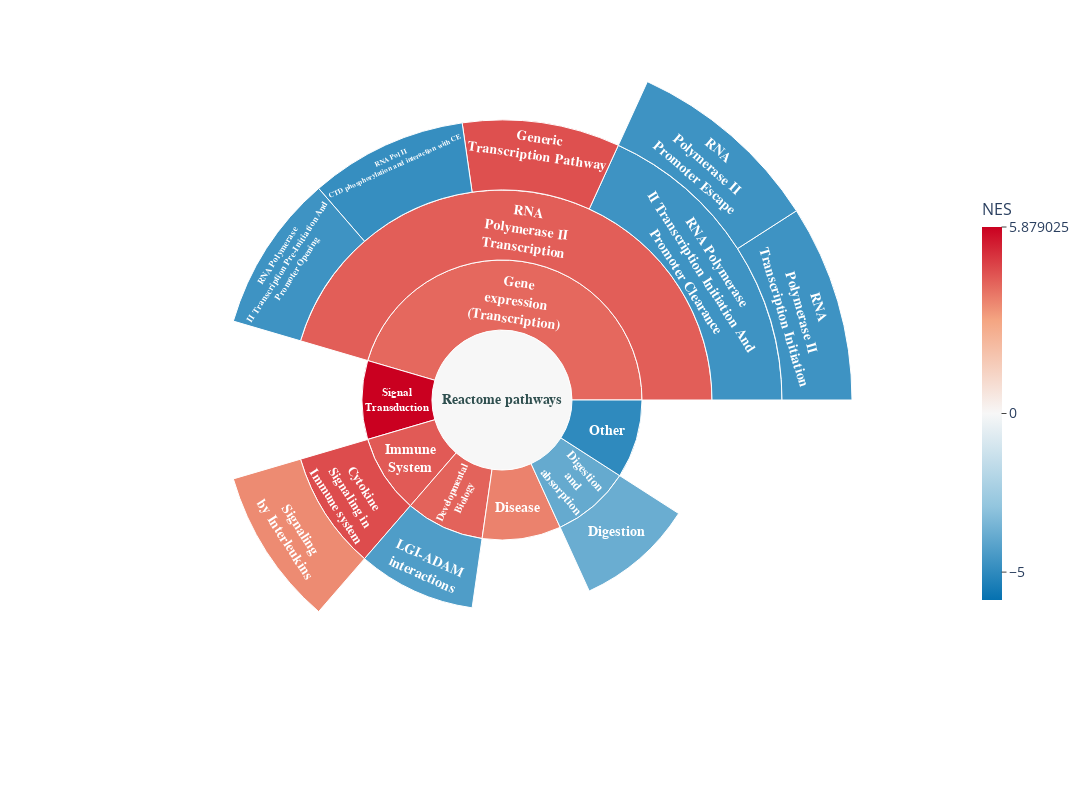

This figure's notebook cell:
### Code cell
fig = plot_sunburst(pathway_hieararchy_gsea_filt_vis_no_other)
fig.show()

### Figure 1 — Plotly figure (JSON) as saved in the notebook; plotly's stock layout.template omitted (floating-point values rounded to 4 significant figures)
{"data": [{"branchvalues": "total", "customdata": [["Signal Transduction"], ["Generic Transcription Pathway"], ["RNA Polymerase II Transcription"], ["Gene expression (Transcription)"], ["Cytokine Signaling in Immune system"], ["Immune System"], ["Developmental Biology"], ["Disease"], ["Signaling by Interleukins"], ["Digestion and absorption"], ["Digestion"], ["LGI-ADAM interactions"], ["RNA Pol II CTD phosphorylation and interaction with CE"], ["RNA Polymerase II Transcription Pre-Initiation And Promoter Opening"], ["RNA Polymerase II Transcription Initiation And Promoter Clearance"], ["RNA Polymerase II Transcription Initiation"], ["RNA Polymerase II Promoter Escape"], ["Other"], ["Reactome pathways"]], "domain": {"x": [0, 1], "y": [0, 1]}, "hovertemplate": "<b>%{customdata[0]}</b><br>NES: %{color:.2f}<extra></extra>", "ids": ["R-HSA-162582", "R-HSA-212436", "R-HSA-73857", "R-HSA-74160", "R-HSA-1280215", "R-HSA-168256", "R-HSA-1266738", "R-HSA-1643685", "R-HSA-449147", "R-HSA-8963743", "R-HSA-8935690", "R-HSA-5682910", "R-HSA-77075", "R-HSA-73779", "R-HSA-76042", "R-HSA-75953", "R-HSA-73776", "Other", "ROOT"], "insidetextorientation": "auto", "labels": ["Signal<br>Transduction", "Generic<br>Transcription Pathway", "RNA<br>Polymerase II<br>Transcription", "Gene<br>expression<br>(Transcription)", "Cytokine<br>Signaling in<br>Immune system", "Immune<br>System", "Developmental<br>Biology", "Disease", "Signaling<br>by Interleukins", "Digestion<br>and<br>absorption", "Digestion", "LGI-ADAM<br>interactions", "RNA Pol II<br>CTD phosphorylation and interaction with CE<br>", "RNA Polymerase<br>II Transcription Pre-Initiation And<br>Promoter Opening", "RNA Polymerase<br>II Transcription Initiation And<br>Promoter Clearance", "RNA<br>Polymerase II<br>Transcription Initiation", "RNA<br>Polymerase II<br>Promoter Escape", "Other", "Reactome pathways"], "marker": {"coloraxis": "coloraxis", "colors": [5.879, 4.457, 4.203, 4.023, 4.524, 4.273, 4.118, 3.557, 3.41, -3.888, -3.783, -4.34, -4.862, -4.689, -4.689, -4.689, -4.689, -5.0, 0.0]}, "name": "", "parents": ["ROOT", "R-HSA-73857", "R-HSA-74160", "ROOT", "R-HSA-168256", "ROOT", "ROOT", "ROOT", "R-HSA-1280215", "ROOT", "R-HSA-8963743", "R-HSA-1266738", "R-HSA-73857", "R-HSA-73857", "R-HSA-73857", "R-HSA-76042", "R-HSA-76042", "ROOT", ""], "textfont": {"color": ["white", "white", "white", "white", "white", "white", "white", "white", "white", "white", "white", "white", "white", "white", "white", "white", "white", "white", "#2F4F4F"], "family": "Arial", "size": 14}, "textinfo": "label", "texttemplate": "<b>%{label}</b>", "type": "sunburst"}], "layout": {"coloraxis": {"cmid": 0, "colorbar": {"len": 0.6, "thickness": 20, "tickfont": {"size": 14}, "ticks": "outside", "tickvals": [-5, 0, 5.879], "title": {"font": {"size": 16}, "text": "NES"}}, "colorscale": [[0, "#0571b0"], [0.25, "#92c5de"], [0.5, "#f7f7f7"], [0.75, "#f4a582"], [1, "#ca0020"]]}, "font": {"size": 14}, "height": 800, "legend": {"tracegroupgap": 0}, "margin": {"b": 50, "l": 50, "r": 50, "t": 50}, "width": 1100}}
